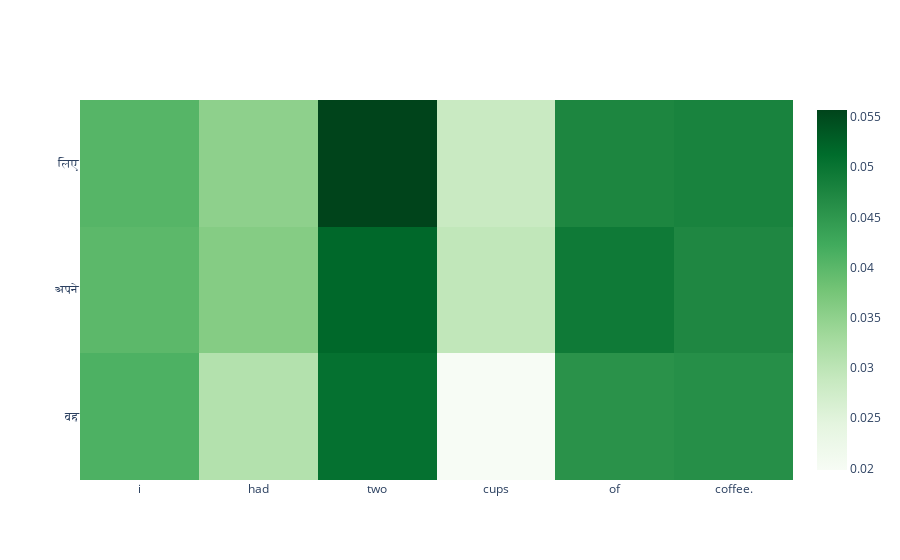

The notebook cell saved with this chart:
### Code cell
predict_random_val_sentence()

### Figure 1 — Plotly figure (JSON) as saved in the notebook; plotly's stock layout.template omitted (floating-point values rounded to 4 significant figures; data arrays with more than 128 entries replaced by an {"elided": "..."} marker saying what was removed)
{"data": [{"colorscale": [[0, "rgb(247,252,245)"], [0.125, "rgb(229,245,224)"], [0.25, "rgb(199,233,192)"], [0.375, "rgb(161,217,155)"], [0.5, "rgb(116,196,118)"], [0.625, "rgb(65,171,93)"], [0.75, "rgb(35,139,69)"], [0.875, "rgb(0,109,44)"], [1, "rgb(0,68,27)"]], "type": "heatmap", "x": ["i", "had", "two", "cups", "of", "coffee."], "y": ["वह", "अपने", "लिए", "वह", "अपने", "लिए", "वह", "अपने", "लिए", "वह", "अपने", "लिए", "वह", "अपने", "लिए", "वह", "अपने", "लिए", "वह", "अपने", "लिए", "वह", "अपने", "लिए", "वह", "अपने"], "z": {"elided": "26x6 float values"}}], "layout": {}}
